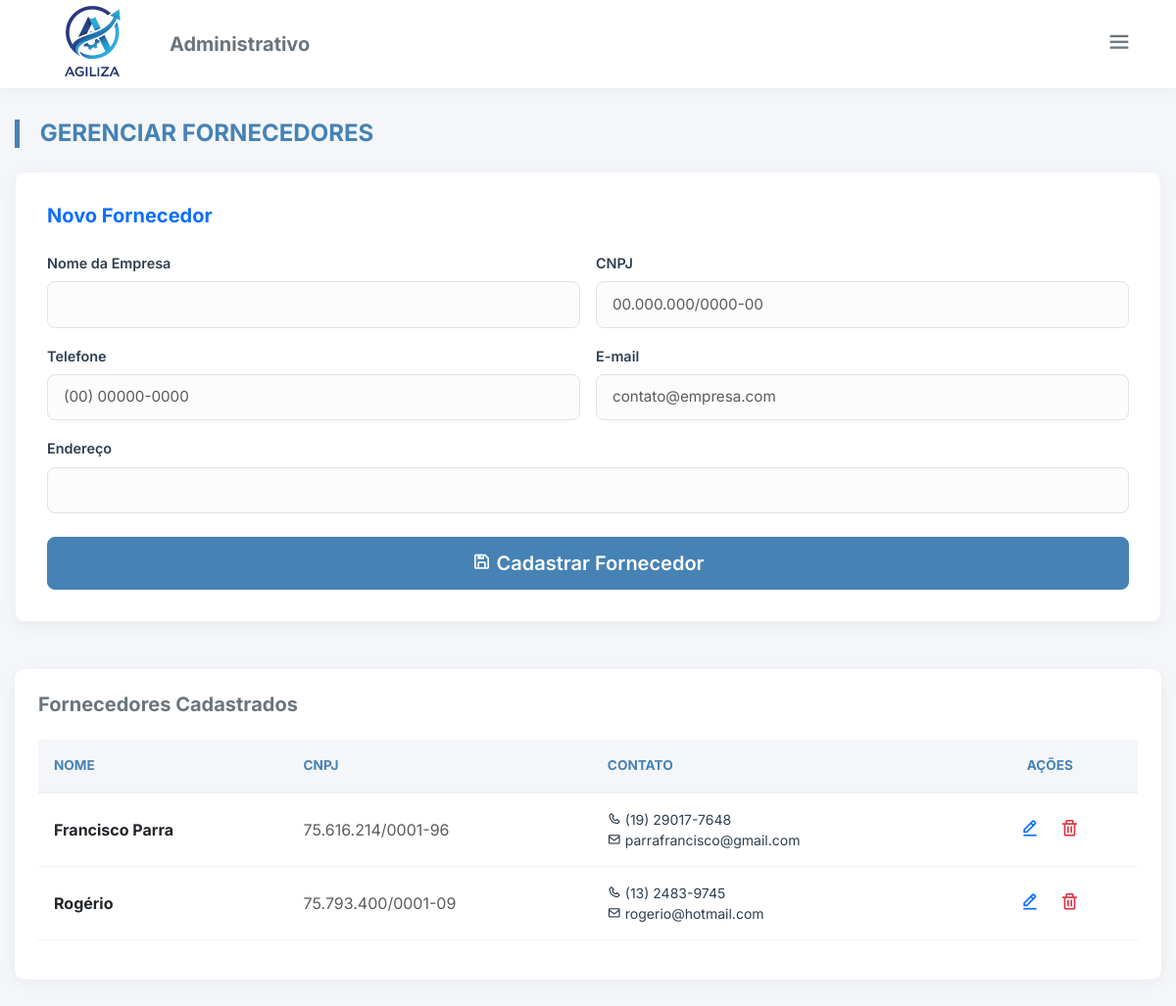
Page /cad_fornecedor.php (signed in) on the committed database.
### tables this page shows
CREATE TABLE IF NOT EXISTS `fornecedor` (
  `id_fornecedor` int NOT NULL AUTO_INCREMENT,
  `nome_fornecedor` varchar(120) NOT NULL,
  `cnpj` varchar(255) NOT NULL,
  `telefone` varchar(20) DEFAULT NULL,
  `email` varchar(120) DEFAULT NULL,
  `endereco` varchar(200) DEFAULT NULL,
  PRIMARY KEY (`id_fornecedor`)
);

### cad_fornecedor.php (the view, shortened to what this page needs)
<?php
require_once "conexao.php";
?>
<!DOCTYPE html>
<html lang="pt-br">
<head>
    <link href="https://cdn.jsdelivr.net/npm/bootstrap@5.3.6/dist/css/bootstrap.min.css" rel="stylesheet">
    <link href="https://unpkg.com/boxicons@2.1.4/css/boxicons.min.css" rel="stylesheet">
    <link href="styles/style_cad.css" rel="stylesheet">
</head>
<body>
    <div class="top-bar">
        <div class="d-flex align-items-center gap-3">
            <img src="img/logoagilizasemfundo.png" class="logo" alt="Logo">
            <h5 class="m-0 fw-bold text-secondary d-none d-md-block">Administrativo</h5>
        </div>
        <div class="dropdown">
            <button class="btn btn-outline-secondary border-0" type="button" data-bs-toggle="dropdown"><i
                    class='bx bx-menu fs-3'></i></button>
        </div>
    </div>
    <div class="main-container">
        <h2 class="page-title"><i class='bx bx-truck'></i> Gerenciar Fornecedores</h2>
        <div class="form-card">
            <h5 class="mb-4 text-primary fw-bold">Novo Fornecedor</h5>
            <form method="post">
                <div class="row g-3">
                    <div class="col-md-6">
                        <label class="form-label">Nome da Empresa</label>
                        <input type="text" class="form-control" name="nome_fornecedor" required>
                    </div>
                    <div class="col-md-6">
                        <label class="form-label">CNPJ</label>
                        <input type="text" class="form-control" id="cnpj" name="cnpj" placeholder="00.000.000/0000-00">
                    </div>
                    <div class="col-md-6">
                        <label class="form-label">Telefone</label>
                        <input type="tel" class="form-control" id="telefone" name="telefone"
                            placeholder="(00) 00000-0000">
                    </div>
                    <div class="col-md-6">
                        <label class="form-label">E-mail</label>
                        <input type="email" class="form-control" name="email" placeholder="contato@empresa.com">
                    </div>
                    <div class="col-12">
                        <label class="form-label">Endereço</label>
                        <input type="text" class="form-control" name="endereco">
                    </div>
                    <div class="col-12 mt-4">
                        <button type="submit" name="cadastrar" class="btn btn-primary w-100 btn-lg"><i
                                class='bx bx-save'></i> Cadastrar Fornecedor</button>
                    </div>
                </div>
            </form>
        </div>
        <?php
        $fornecedores = $conn->query("SELECT * FROM fornecedor ORDER BY nome_fornecedor ASC");
        ?>
        <div class="table-container">
            <h5 class="mb-4 text-secondary fw-bold">Fornecedores Cadastrados</h5>
            <div class="table-responsive">
                <table class="table table-hover align-middle">
                    <thead>
                        <tr>
                            <th>Nome</th>
                            <th>CNPJ</th>
                            <th>Contato</th>
                            <th class="text-center">Ações</th>
                        </tr>
                    </thead>
                    <tbody>
                        <?php while ($row = $fornecedores->fetch(PDO::FETCH_ASSOC)): ?>
                            <tr>
                                <td class="fw-bold text-dark"><?= htmlspecialchars($row['nome_fornecedor']); ?></td>
                                <td class="text-muted"><?= htmlspecialchars($row['cnpj']); ?></td>
                                <td>
                                    <div class="d-flex flex-column small">
                                        <span><i class='bx bx-phone'></i> <?= htmlspecialchars($row['telefone']); ?></span>
                                        <span><i class='bx bx-envelope'></i> <?= htmlspecialchars($row['email']); ?></span>
                                    </div>
                                </td>
                                <td class="text-center">
                                    <a href="alt_fornecedor.php?al=<?= $row["id_fornecedor"]; ?>"
                                        class="btn btn-sm btn-outline-primary border-0"><i
                                            class='bx bx-edit-alt fs-5'></i></a>
                                    <a href="#" onclick="confirmarExclusao(<?= $row['id_fornecedor']; ?>)"
                                        class="btn btn-sm btn-outline-danger border-0"><i class='bx bx-trash fs-5'></i></a>
                                </td>
                            </tr>
                        <?php endwhile; ?>
                    </tbody>
                </table>
            </div>
        </div>
    </div>
</body>
</html>

### styles/style_cad.css (style rules this page uses)
:root { --primary-color: #4682B4; --primary-hover: #3a6ea5; --bg-light: #f4f6f9; --card-bg: #ffffff; --text-dark: #2c3e50; --text-muted: #6c757d; --radius: 10px; --shadow: 0 4px 15px rgba(0, 0, 0, 0.05); }
body { background-color: var(--bg-light); font-family: 'Inter', sans-serif; color: var(--text-dark); min-height: 100vh; display: flex; flex-direction: column; }
.top-bar { background-color: var(--card-bg); padding: 0.8rem 2rem; display: flex; align-items: center; justify-content: space-between; box-shadow: 0 2px 10px rgba(0, 0, 0, 0.05); margin-bottom: 2rem; z-index: 100; height: 90px; }
.top-bar .logo { height: 125px; width: auto; object-fit: contain; }
.main-container { max-width: 1200px; margin: 0 auto; padding: 0 15px 40px 15px; width: 100%; flex: 1; }
.page-title { font-weight: 700; color: var(--primary-color); margin-bottom: 1.5rem; text-transform: uppercase; font-size: 1.5rem; border-left: 5px solid var(--primary-color); padding-left: 15px; }
.form-card { background: var(--card-bg); border-radius: var(--radius); box-shadow: var(--shadow); padding: 2rem; margin-bottom: 3rem; border: 1px solid #eef2f7; }
.form-label { font-weight: 600; font-size: 0.9rem; color: var(--text-dark); }
.form-control, .form-select { border-radius: 8px; padding: 0.7rem 1rem; border: 1px solid #dee2e6; background-color: #fcfcfc; font-size: 0.95rem; }
.table-container { background: var(--card-bg); border-radius: var(--radius); box-shadow: var(--shadow); padding: 1.5rem; overflow: hidden; }
.table thead th { background-color: var(--bg-light); color: var(--primary-color); font-weight: 700; text-transform: uppercase; font-size: 0.85rem; border-bottom: 2px solid #eef2f7; padding: 1rem; }
.table tbody td { padding: 1rem; vertical-align: middle; color: var(--text-dark); border-bottom: 1px solid #f1f1f1; }
.btn-primary { background-color: var(--primary-color); border-color: var(--primary-color); padding: 0.7rem 1.5rem; font-weight: 600; border-radius: 8px; transition: all 0.3s; }

### rows in the picture
fornecedor: nome_fornecedor "Francisco Parra", cnpj "75.616.214/0001-96", telefone "(19) 29017-7648", email "parrafrancisco@gmail.com"
fornecedor: nome_fornecedor "Rogério", cnpj "75.793.400/0001-09", telefone "(13) 2483-9745", email "rogerio@hotmail.com"
